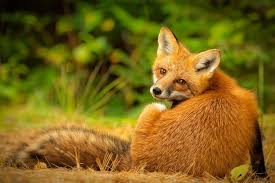
//> input picture EdgeDetection/fox.jpg, 275 x 183 px, given in place of the camera
$ ./ObjectTracking   (built with g++ and OpenCV 4)
//> lines starting //> are read from the running program, lines starting //| are printed output that depends on the picture; after the words box and inside, x2 and y2 are one past the last pixel; in counts of white or black regions, pixels touching at a corner belong together
/*
   The following code is meant to track an object by selecting its
   colour via a set of trackbars. It's inspired by Kyle Hounslow's code
   written in 2013.

   Permission is hereby granted, free of charge, to any person obtaining a copy of this software
   and associated documentation files (the "Software"), to deal in the Software without restriction,
   including without limitation the rights to use, copy, modify, merge, publish, distribute, sublicense,
   and/or sell copies of the Software, and to permit persons to whom the Software is furnished to do so,
   subject to the following conditions:

   THE SOFTWARE IS PROVIDED "AS IS", WITHOUT WARRANTY OF ANY KIND, EXPRESS OR IMPLIED, INCLUDING BUT NOT
   LIMITED TO THE WARRANTIES OF MERCHANTABILITY, FITNESS FOR A PARTICULAR PURPOSE AND NONINFRINGEMENT.
   IN NO EVENT SHALL THE AUTHORS OR COPYRIGHT HOLDERS BE LIABLE FOR ANY CLAIM, DAMAGES OR OTHER LIABILITY,
   WHETHER IN AN ACTION OF CONTRACT, TORT OR OTHERWISE, ARISING FROM, OUT OF OR IN CONNECTION WITH THE
   SOFTWARE OR THE USE OR OTHER DEALINGS IN THE SOFTWARE.

   Date: 5th March 2017
   Author: Mattia Iurich
   Version: 1.0
*/

#include <sstream>
#include <string>
#include <iostream>
#include <opencv/highgui.h>
#include <opencv/cv.h>

#define         LOW_HUE  0
#define        HIGH_HUE  179
#define  LOW_SATURATION  0
#define HIGH_SATURATION  255
#define       LOW_VALUE  0
#define      HIGH_VALUE  255

#define MIN_OBJECT_AREA  20*20
#define MAX_OBJECT_AREA  FRAME_HEIGHT*FRAME_WIDTH/1.5
#define MAX_NUM_OBJECTS  50

#define  FRAME_WIDTH  640
#define FRAME_HEIGHT  480

using namespace std;
using namespace cv;

void createTrackbars(const char* , int* , int* , int* , int* , int* , int*);
void morphOps(Mat &image);
void trackFilteredObject(int &x, int &y, Mat threshold, Mat &cameraFeed);
void drawObject(int x, int y, Mat &frame);
string intToString(int number);

int main(int argc, char** argv)
{
   // Maximum and minimum values for Hue, Saturation, Value.
   int LowHue = 0;
   int HighHue = 179;
   int LowSat = 0;
   int HighSat = 255;
   int LowVal  = 0;
   int HighVal = 255;

   int x, y = 0;   // Coordinates

   Mat cameraFeed;    // Stores the frames of the incoming stream.
   Mat HSV;           // HSV converted image
   Mat Thresholded;   // Thresholded image

   // Create the trackbars for HSV filtering.
   createTrackbars("Trackbars", &LowHue, &HighHue, &LowSat, &HighSat, &LowVal, &HighVal);

   // Capture frames from the webcam.
   // The size of the window is set manually (640x480).
   VideoCapture capture;
   capture.open(0);
   capture.set(CV_CAP_PROP_FRAME_WIDTH,  FRAME_WIDTH );
   capture.set(CV_CAP_PROP_FRAME_HEIGHT, FRAME_HEIGHT);

   for(;;)
   {
      capture.read(cameraFeed);   // store image to matrix
//> cameraFeed is the input picture: 183 rows x 275 cols, CV_8UC3; mean B, G, R 26.2, 99.7, 122.3
      cvtColor(cameraFeed, HSV, CV_BGR2HSV);   // Convert from RGB to HSV, store in HSV matrix
//> HSV: 183 rows x 275 cols, CV_8UC3; mean H, S, V 24.6, 212.5, 127.4
      // Perform the threshold filtering.
      inRange(HSV, Scalar(LowHue, LowSat, LowVal), Scalar(HighHue, HighSat, HighVal), Thresholded);
//> Thresholded: 183 rows x 275 cols, CV_8UC1; every value is 255
      morphOps(Thresholded);   // Perform the morphological operations.

      // Perform the object tracking
      trackFilteredObject(x, y, Thresholded, cameraFeed);

      imshow("Original", cameraFeed);
      imshow("Thresholded", Thresholded);

      if(waitKey(30) == 27)   // Exit if a button is pressed for at least 30ms
         break;
   }

   return 0;

}

void createTrackbars(const char* trackbarWindowName, int* pLowHue, int* pHighHue, int* pLowSat, int* pHighSat, int* pLowVal, int* pHighVal)
{
   // Create few trackbars in order to adjust the colour filtering

   namedWindow(trackbarWindowName, CV_WINDOW_AUTOSIZE);

   createTrackbar("Low Hue" , trackbarWindowName, pLowHue , HIGH_HUE       );
   createTrackbar("High Hue", trackbarWindowName, pHighHue, HIGH_HUE       );
   createTrackbar("Low Sat" , trackbarWindowName, pLowSat , HIGH_SATURATION);
   createTrackbar("High Sat", trackbarWindowName, pHighSat, HIGH_SATURATION);
   createTrackbar("Low Val" , trackbarWindowName, pLowVal , HIGH_VALUE     );
   createTrackbar("High Val", trackbarWindowName, pHighVal, HIGH_VALUE     );

   return;
}

void morphOps(Mat &image)
{
   // Morphological operations
   // Morphological opening (remove small objects from background)
   erode(image, image, getStructuringElement(MORPH_ELLIPSE, Size(5,5)));
   dilate(image, image, getStructuringElement(MORPH_ELLIPSE, Size(5,5)));

   // Morphological closing (fill small holes in the foreground)
   dilate(image, image, getStructuringElement(MORPH_ELLIPSE, Size(5,5)));
   erode(image, image, getStructuringElement(MORPH_ELLIPSE, Size(5,5)));

   return;
}

void trackFilteredObject(int &x, int &y, Mat threshold, Mat &cameraFeed)
{
	Mat temp;
	threshold.copyTo(temp);
	//these two vectors needed for output of findContours
	vector< vector<Point> > contours;
	vector<Vec4i> hierarchy;
	//find contours of filtered image using openCV findContours function
	findContours(temp,contours,hierarchy,CV_RETR_CCOMP,CV_CHAIN_APPROX_SIMPLE );
//> contours = 1 contour; box (x1, y1, x2, y2) and area: (0, 0, 275, 183) 49868
	//use moments method to find our filtered object
	double refArea = 0;
	bool objectFound = false;
	if (hierarchy.size() > 0) {
		int numObjects = hierarchy.size();
//> numObjects = 1
        //if number of objects greater than MAX_NUM_OBJECTS we have a noisy filter
        if(numObjects<MAX_NUM_OBJECTS){
			for (int index = 0; index >= 0; index = hierarchy[index][0]) {

				Moments moment = moments((cv::Mat)contours[index]);
				double area = moment.m00;

				//if the area is less than 20 px by 20px then it is probably just noise
				//if the area is the same as the 3/2 of the image size, probably just a bad filter
				//we only want the object with the largest area so we safe a reference area each
				//iteration and compare it to the area in the next iteration.
                if(area>MIN_OBJECT_AREA && area<MAX_OBJECT_AREA && area>refArea){
					x = moment.m10/area;
					y = moment.m01/area;
					objectFound = true;
					refArea = area;
				}else objectFound = false;


			}
//> this loop made 1 pass
//> (area, x, y, refArea) on pass 1: (49868, 137, 91, 49868)
//> after the loop, x = 137; y = 91; objectFound = true; refArea = 49868
			//let user know you found an object
			if(objectFound ==true){
				putText(cameraFeed,"Tracking Object",Point(0,50),2,1,Scalar(0,255,0),2);
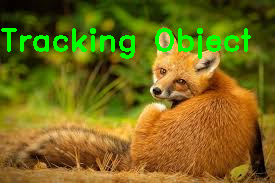
//> cameraFeed: 183 rows x 275 cols, CV_8UC3; 4.36% of pixels changed, all inside (x1, y1, x2, y2) = (1, 28, 251, 59)
				//draw object location on screen
				drawObject(x,y,cameraFeed);}

		}else putText(cameraFeed,"TOO MUCH NOISE! ADJUST FILTER",Point(0,50),1,2,Scalar(0,0,255),2);
	}
}

void drawObject(int x, int y, Mat &frame)
{
//> called with x = 137, y = 91
    // Drawing crosshairs on tracked object

    circle(frame, Point(x,y), 20, Scalar(0,255,0),2);
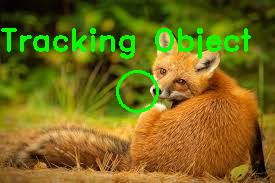
//> frame: 183 rows x 275 cols, CV_8UC3; 0.76% of pixels changed, all inside (x1, y1, x2, y2) = (116, 70, 159, 113)
    if (y-25>0)
       line (frame,Point(x,y),Point(x,y-25),Scalar(0,255,0),2);
//> frame: 183 rows x 275 cols, CV_8UC3; 0.14% of pixels changed, all inside (x1, y1, x2, y2) = (136, 65, 139, 93)
    else
       line(frame,Point(x,y),Point(x,0),Scalar(0,255,0),2);

    if (y+25<FRAME_HEIGHT)
       line(frame,Point(x,y),Point(x,y+25),Scalar(0,255,0),2);
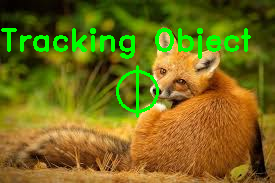
//> frame: 183 rows x 275 cols, CV_8UC3; mean B, G, R 25, 108.1, 116.9
    else
       line(frame,Point(x,y),Point(x,FRAME_HEIGHT),Scalar(0,255,0),2);

    if (x-25>0)
       line(frame,Point(x,y),Point(x-25,y),Scalar(0,255,0),2);
//> frame: 183 rows x 275 cols, CV_8UC3; 0.13% of pixels changed, all inside (x1, y1, x2, y2) = (111, 90, 136, 93)
    else
       line(frame,Point(x,y),Point(0,y),Scalar(0,255,0),2);

    if (x+25 < FRAME_WIDTH)
       line(frame,Point(x,y),Point(x+25,y),Scalar(0,255,0),2);
    else
       line(frame,Point(x,y),Point(FRAME_WIDTH,y),Scalar(0,255,0),2);

    stringstream sx, sy;
    sx << x;
    sy << y;

    putText(frame,intToString(x)+","+intToString(y),Point(x,y+30),1,1,Scalar(0,255,0),2);
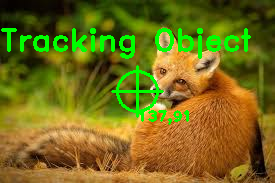
//> frame: 183 rows x 275 cols, CV_8UC3; mean B, G, R 24.7, 109.1, 115.6
//> in main, `trackFilteredObject(x, y, Thresholded, cameraFeed);`: x = 137; y = 91
//> the Esc key is pressed
//> after the loop in main, `for(;;)`: x = 137

    return;
}

string intToString(int number)
{
   std::stringstream ss;
   ss << number;
   return ss.str();
}

$ run again, on EdgeDetection/shapes.jpg
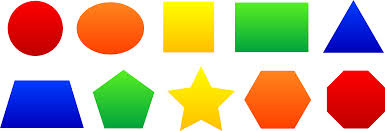
//> input picture EdgeDetection/shapes.jpg, 385 x 131 px, given in place of the camera
//> cameraFeed is the input picture: 131 rows x 385 cols, CV_8UC3; mean B, G, R 149.7, 178.7, 200.2
//> HSV: 131 rows x 385 cols, CV_8UC3; mean H, S, V 35.7, 127.4, 240.6
//> Thresholded: 131 rows x 385 cols, CV_8UC1; every value is 255
//> contours = 1 contour; box (x1, y1, x2, y2) and area: (0, 0, 385, 131) 49920
//> numObjects = 1
//> the loop in trackFilteredObject, `for (int index = 0; index >= 0; index = hierarchy[index][0])` made 1 pass
//> (area, x, y, refArea) on pass 1: (49920, 192, 65, 49920)
//> after the loop in trackFilteredObject, `for (int index = 0; index >= 0; index = hierarchy[index][0])`: x = 192; y = 65; objectFound = true; refArea = 49920
//> in trackFilteredObject, `putText(cameraFeed,"Tracking Object",Point(0,50),2,1,Scalar(0,255,0),2);`:
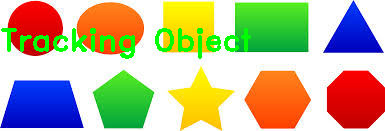
//> cameraFeed: 131 rows x 385 cols, CV_8UC3; 4.35% of pixels changed, all inside (x1, y1, x2, y2) = (1, 28, 251, 59)
//> in drawObject, `putText(frame,intToString(x)+","+intToString(y),Point(x,y+30),1,1,Scal..`:
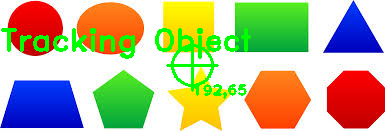
//> frame: 131 rows x 385 cols, CV_8UC3; mean B, G, R 142.8, 183, 185.8
//> `trackFilteredObject(x, y, Thresholded, cameraFeed);`: x = 192; y = 65
//> after the loop `for(;;)`: x = 192
